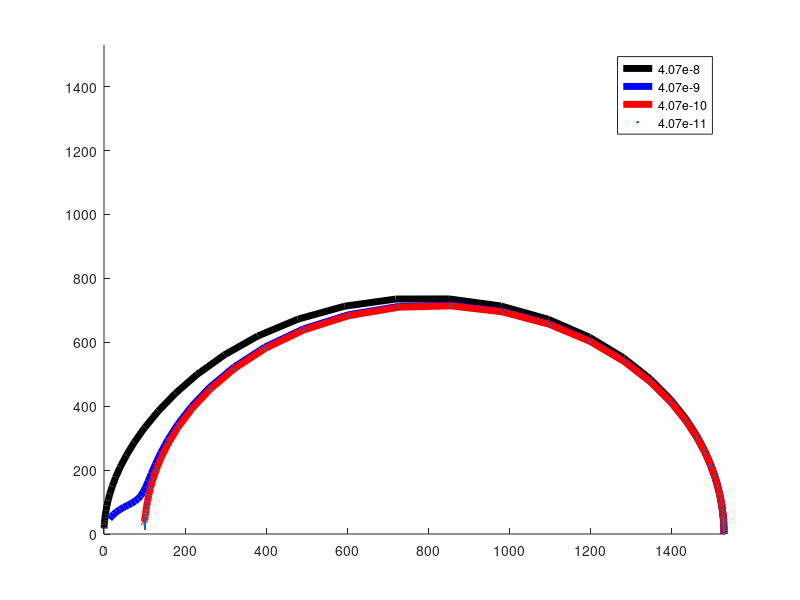

Here is the MATLAB script that generated this plot:
clear all; clf;
w = logspace(-1,6.8,100); %gamry max is 1MH, but there is some fudge factor so 10^6.8 in matlab is about the same
Cinti = [4.07e-8 4.07e-9 4.07e-10 4.07e-11] ; Cgbi = 1.17e-8;
R1 = 100.5; R2 = 1.43e3;
mark = ['k' 'b' 'r' '.'];
        for i=1:length(Cinti)
        ZA = 1./(1/R1+1i.*w*Cinti(i));
        ZB = 1./(1/R2+1i.*w*Cgbi);
        
        Z_RRC = ZA + ZB;
        Z_RRCreal = real(Z_RRC);
        Z_RRCimg = imag(Z_RRC);
      hold on
 
        plot(Z_RRCreal,-Z_RRCimg,mark(i),'LineWidth',5)
        axis([0 R1+R2 0 R1+R2])
        
        end
       legend('4.07e-8', '4.07e-9', '4.07e-10', '4.07e-11')